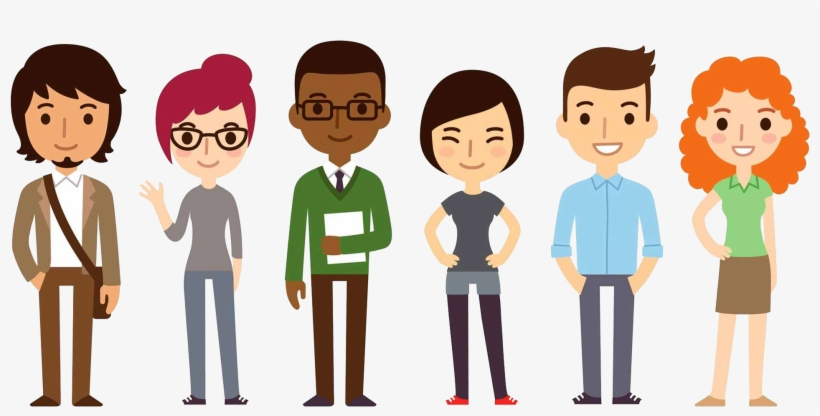
#> input picture OpenCV/groupofpeople.png, 820 x 416 px
$ jupyter execute --allow-errors 'contours(advanced).ipynb'
#> lines starting #> are read from the running program, lines starting #| are printed output that depends on the picture; after the words box and inside, x2 and y2 are one past the last pixel; in counts of white or black regions, pixels touching at a corner belong together
# Contours in opencv

Contours in OpenCV are a fundamental concept used in computer vision and image processing to identify and extract the boundaries of objects within an image. They are especially useful for tasks like object detection, shape analysis

[cell 1]
import cv2#importing opencv

[cell 2]
#fetching image from system
img=cv2.imread("groupofpeople.png")
#> img is the input picture: shape (416, 820, 3); mean B, G, R 183.6, 194.2, 207.6
#changing the image to grayscale becuse if image in grayscale ,easy to find out the contours or boundriedsof the objects
Gray_image=cv2.cvtColor(img,cv2.COLOR_BGR2GRAY)
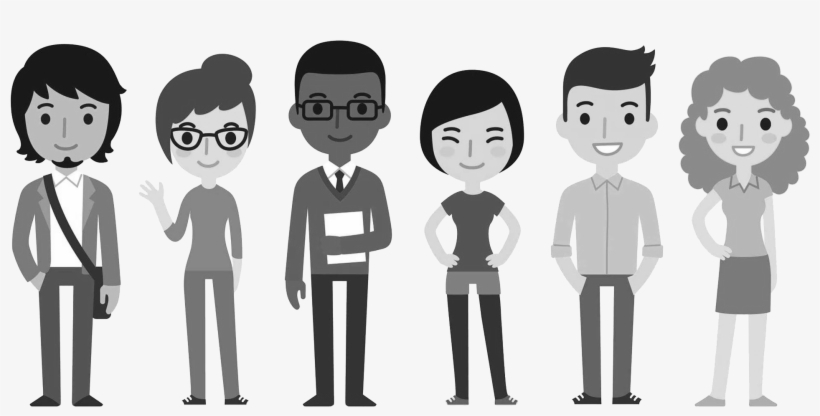
#> Gray_image: shape (416, 820); min 20, max 255, mean 197
#displaying both images color and grayscale
cv2.imshow("Normal Image",img)
cv2.imshow("Grayscale Image",Gray_image)
cv2.waitKey(0)
cv2.destroyAllWindows()

[cell 3]
#now we are are going threshold the image object or cut the object in image
_,thresh=cv2.threshold(Gray_image,220,255,0)#here if pixel is lessthan 210 unchanged image will be displayed but if it is morethan 210,0 pixel(white) will be displayed
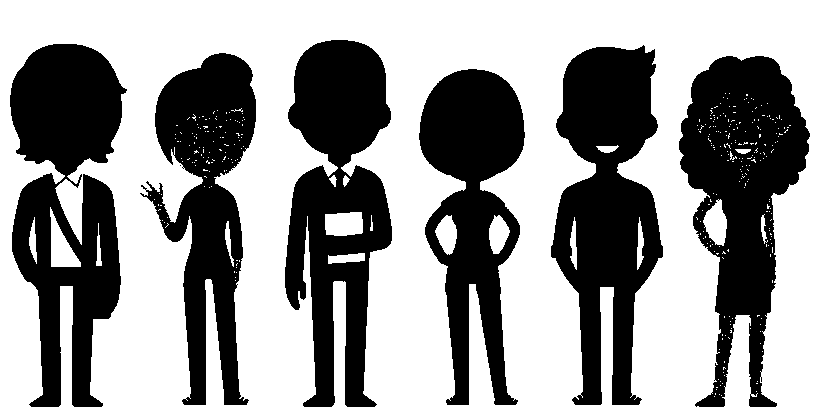
#> thresh: shape (416, 820); 59.8% white; 7 black regions (1 under 20 px)
cv2.imshow("thresh Image",thresh)
cv2.waitKey(0)
cv2.destroyAllWindows()

[cell 4]
#create contours from thresh image
contour,hiracy=cv2.findContours(thresh,cv2.RETR_TREE,cv2.CHAIN_APPROX_SIMPLE)#cv2.RETR_TREE: This mode retrieves all of the contours and reconstructs a full hierarchy of nested contours. It creates a tree-like structure that represents the parent-child relationships between contours. In this hierarchy:
#> contour = 356 contours, 333 with area under 20; largest, box (x1, y1, x2, y2) and area: (0, 0, 820, 416) 339885, (9, 43, 128, 408) 27482, (284, 39, 393, 408) 25819, (678, 55, 811, 408) 25779, (550, 44, 664, 406) 25592; hiracy = 356 rows, first 6: [-1, -1, 1, -1], [2, -1, -1, 0], [3, 1, -1, 0], [4, 2, -1, 0], [5, 3, -1, 0], [6, 4, -1, 0]
print(contour)#displying contours x and y coortinates
#> (printed output is left out)
'''
contours: This is a list that will store the contours found in the binary image. After running the cv2.findContours function, contours will contain all the contours detected in the image.

hierarchy: This is another list that stores the hierarchy information of the contours. The hierarchy describes the relationship between different contours when they are nested or connected in some way.
'''
'''
cv2.RETR_EXTERNAL: This is a retrieval mode argument. It specifies the retrieval mode of the contours. In this case, cv2.RETR_EXTERNAL retrieves only the external contours, which are the contours of the top-level objects in the image. Any contours that are enclosed within other contours will be ignored.

cv2.CHAIN_APPROX_SIMPLE: This is a contour approximation method. It specifies how the contours are represented. cv2.CHAIN_APPROX_SIMPLE compresses horizontal, vertical, and diagonal segments and leaves only their end points. This reduces the number of points in the contour representation, making it more memory-efficient. If you need all the points of the contour, you can use cv2.CHAIN_APPROX_NONE.
'''

[cell 5]
#draw the contours on the original image
conn=cv2.drawContours(img,contour,-1,(0,255,0),3)
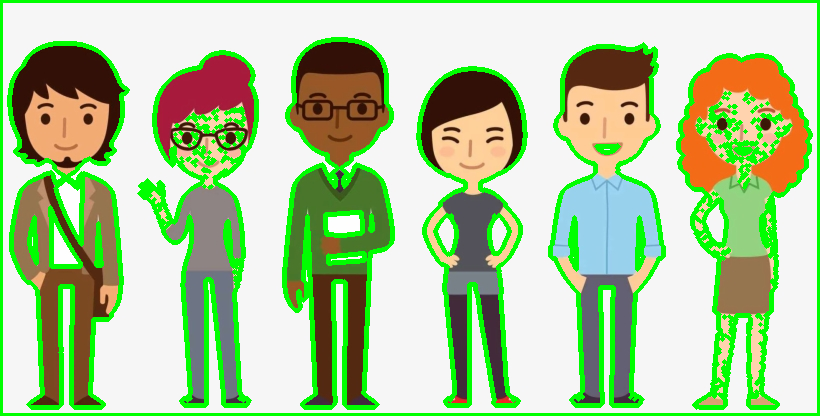
#> conn: shape (416, 820, 3); mean B, G, R 151.7, 201.9, 172.2
#img=original image
#-1=-1 means all contours will applay
#(0,255,0)-color
#3=size of line
cv2.imshow("contourImage",conn)
cv2.waitKey(0)
cv2.destroyAllWindows()

[cell 6]
import matplotlib.pyplot as plt
ball_image=cv2.imread("color_circle.jfif")
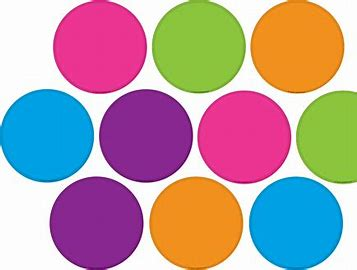
#> input picture OpenCV/color_circle.jfif, 357 x 270 px
#> ball_image is the input picture: shape (270, 357, 3); mean B, G, R 160.6, 155.9, 179.6
plt.imshow(ball_image)#displaing image as a rgb format

[cell 7]
#converting image as a bgr format
imgbgr=cv2.cvtColor(ball_image,cv2.COLOR_RGB2BGR)
plt.imshow(imgbgr)

[cell 8]
#changing image to contour image
img_grayscale=cv2.cvtColor(imgbgr,cv2.COLOR_BGR2GRAY)
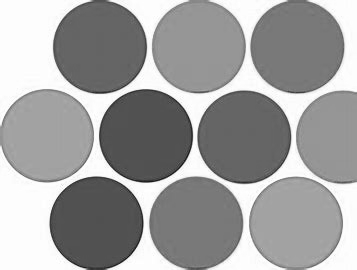
#> img_grayscale: shape (270, 357); min 19, max 255, mean 160
_,thresh=cv2.threshold(img_grayscale,200,255,0)
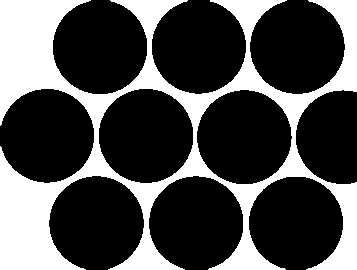
#> thresh: shape (270, 357); 30.1% white; 1 white region
contour,hiracy=cv2.findContours(thresh,cv2.RETR_LIST,cv2.CHAIN_APPROX_NONE)
#> contour = 3 contours; box (x1, y1, x2, y2) and area: (0, 0, 357, 270) 41505, (98, 88, 194, 184) 7107, (196, 89, 293, 185) 7100; hiracy = [[1, -1, -1, -1], [2, 0, -1, -1], [-1, 1, -1, -1]]
#cv2.RETR_LIST-it's give contours coortinates in list format
draw_contour=cv2.drawContours(imgbgr,contour,-1,(0,255,0),2)
plt.subplot(3,1,1)
plt.title("Gray scale")
plt.xticks([])
plt.yticks([])
plt.imshow(img_grayscale)
plt.subplot(3,1,2)
plt.title("Thresh image")
plt.xticks([])
plt.yticks([])
plt.imshow(thresh)
plt.subplot(3,1,3)
plt.title("Contour image")
plt.xticks([])
plt.yticks([])
plt.imshow(draw_contour)

[cell 9]
#creating simple motion sensor
#capturing video from our pc
ca=cv2.VideoCapture("mixkit-conceptual-video-of-businessman-walking-on-the-road-33034-medium.mp4")
#creating two frames
check,frame1=ca.read()
check,frame2=ca.read()
#> (the rest of this cell did not finish here and is left out)

[cell 10]
#how to detect simple geometrical shapes using opencv
#read the image from pc
img=cv2.imread("shapes.jfif")
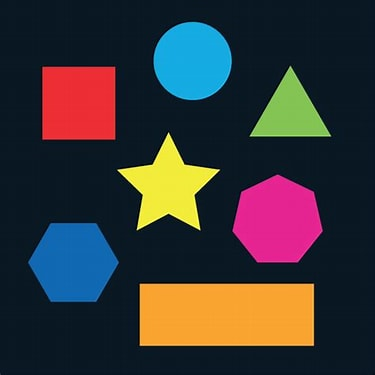
#> input picture OpenCV/shapes.jfif, 375 x 375 px
#> img is the input picture: shape (375, 375, 3); mean B, G, R 54.9, 53.9, 56.2
#changing image to grayscale
gray_img=cv2.cvtColor(img,cv2.COLOR_BGR2GRAY)
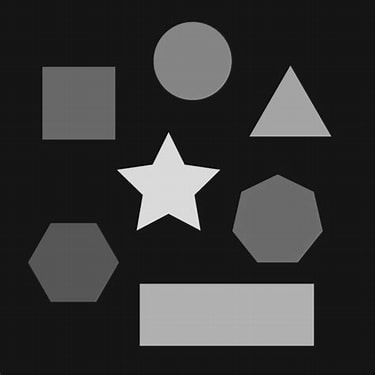
#> gray_img: shape (375, 375); min 1, max 247, mean 54.7
#seperating thresh from the gray image
_,thresh=cv2.threshold(gray_img,70,255,0)
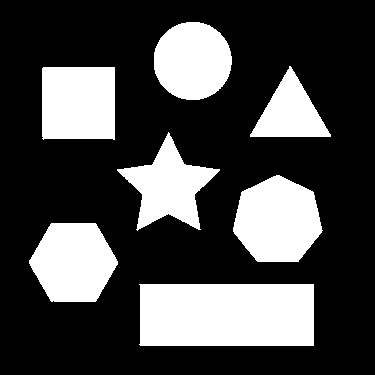
#> thresh: shape (375, 375); 28.1% white; 7 white regions
#getting contour from the thresh
contours,hieracy=cv2.findContours(thresh,cv2.RETR_TREE,cv2.CHAIN_APPROX_NONE)
#> contours = 7 contours; box (x1, y1, x2, y2) and area: (139, 284, 314, 346) 10554, (233, 175, 323, 262) 5720, (29, 223, 118, 302) 5208, (42, 67, 115, 140) 5113, (154, 22, 232, 100) 4708, (117, 132, 220, 231) 4276, (250, 66, 331, 137) 2864
for contour in contours:
    #finding curve in the contour
    approx=cv2.approxPolyDP(contour,0.01*cv2.arcLength(contour,True),True)#true-True, indicates that the input contour is a closed contour,
    #is using the cv2.approxPolyDP() function to approximate a contour (contour) by reducing the number of vertices based on a specified tolerance level.
    #cv2.arcLength(), in OpenCV is used to calculate the perimeter or the length of a closed contour or a curve. It's particularly useful in various computer vision and image processing task
    '''
    0.01 * cv2.arcLength(contour, True) is calculating 1% of the arc length of the contour. This value is often used as the tolerance or epsilon parameter in functions like cv2.approxPolyDP() to control the level of simplification when approximating a contour with a polygon.
    '''
    cv2.drawContours(img,[approx],-1,(0,255,0),3)
    #print(approx)
    #ravel()-It is used to flatten multi-dimensional arrays into a one-dimensional array.
    x=approx.ravel()[0]
    y=approx.ravel()[1]-15
    #displaying the shapes names using thier curve or arclength
    if len(approx)==3:
        cv2.putText(img,"TRIANGLE",(x,y),cv2.FONT_HERSHEY_COMPLEX,0.4,(255,255,255),1)
    elif len(approx)==4:
        #here both rectangle and squre has same 4 arc lenth so how to differencies both of that
        x1,y1,w,h=cv2.boundingRect(approx)
        aspectratio=float(w)/h
        if aspectratio >=0.95 and aspectratio<=1.05:
             cv2.putText(img,"SQURE",(x,y),cv2.FONT_HERSHEY_COMPLEX,0.4,(255,255,255),1)
        else:
            cv2.putText(img,"RECTANGLE",(x,y),cv2.FONT_HERSHEY_COMPLEX,0.4,(255,255,255),1)
    elif len(approx)==10:
        cv2.putText(img,"STAR",(x,y),cv2.FONT_HERSHEY_COMPLEX,0.4,(255,255,255),1)
    elif len(approx)==7:
        cv2.putText(img,"HEPTAGON",(x,y),cv2.FONT_HERSHEY_COMPLEX,0.4,(255,255,255),1)
    elif len(approx)==6:
        cv2.putText(img,"HEXAGON",(x,y),cv2.FONT_HERSHEY_COMPLEX,0.4,(255,255,255),1)
    else:
        cv2.putText(img,"CIRCLE",(x,y),cv2.FONT_HERSHEY_COMPLEX,0.4,(255,255,255),1)
#> this loop made 7 passes
#> (approx, x, y, x1, y1, w, h, aspectratio) on passes 1, 5: ([[139, 284], [140, 345], [313, 345], [313, 284]], 139, 269, 139, 284, 175, 62, 2.82), ([[43, 67], [42, 138], [114, 139], [114, 67]], 43, 52, 42, 67, 73, 73, 1)
#> (x, y) on passes 2, 3, 4, 7: (51, 208), (242, 176), (168, 117), (181, 8)
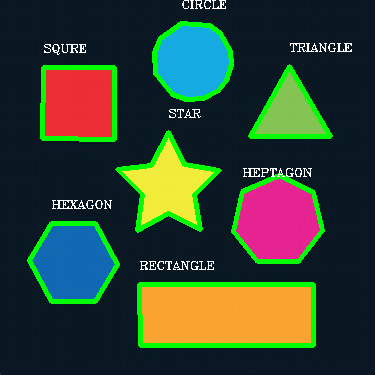
#> img: shape (375, 375, 3); 8.39% of pixels changed, all inside (x1, y1, x2, y2) = (27, 0, 352, 348)
cv2.imshow("Normal Image",img)
cv2.waitKey()
cv2.destroyAllWindows()
